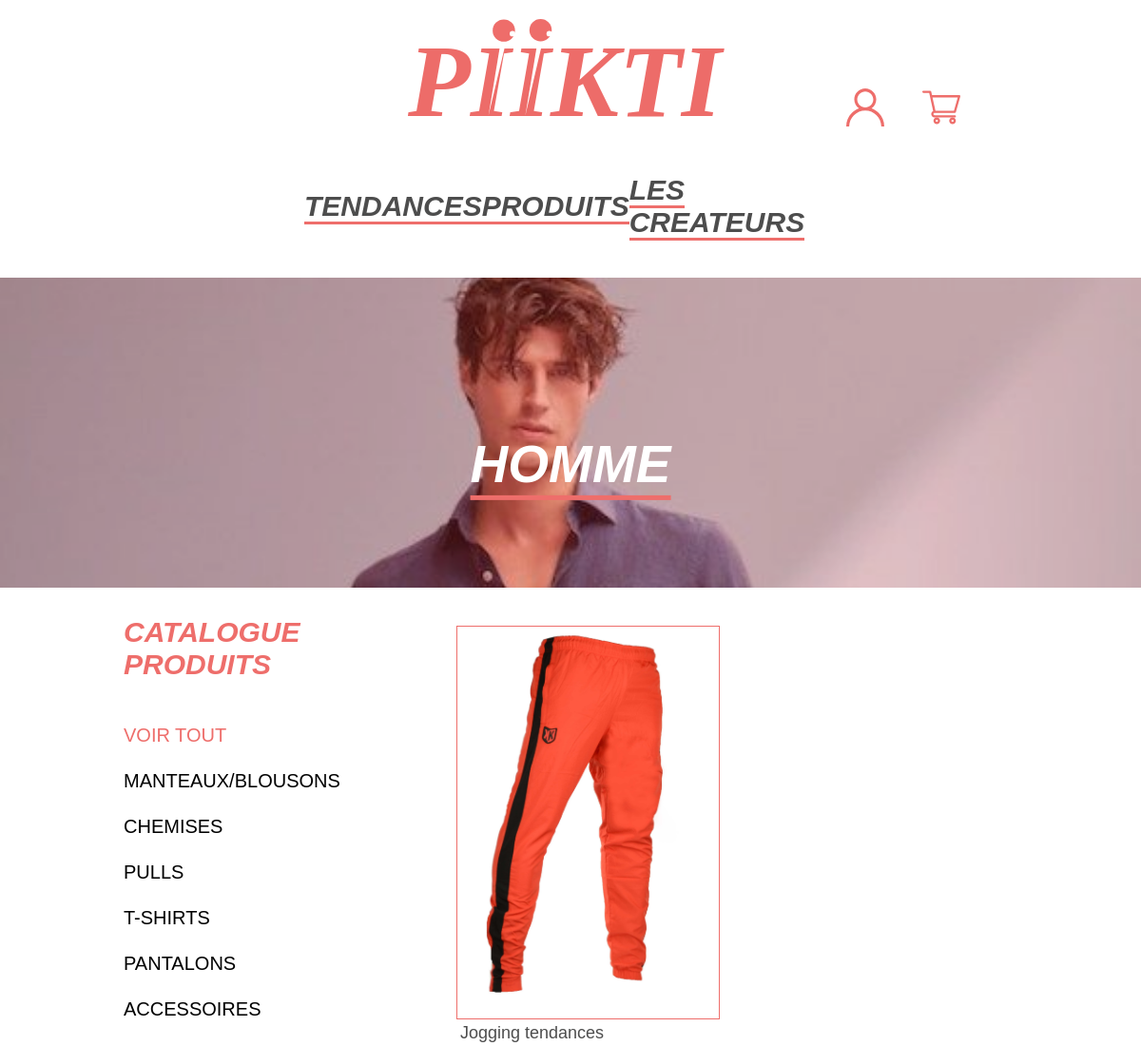
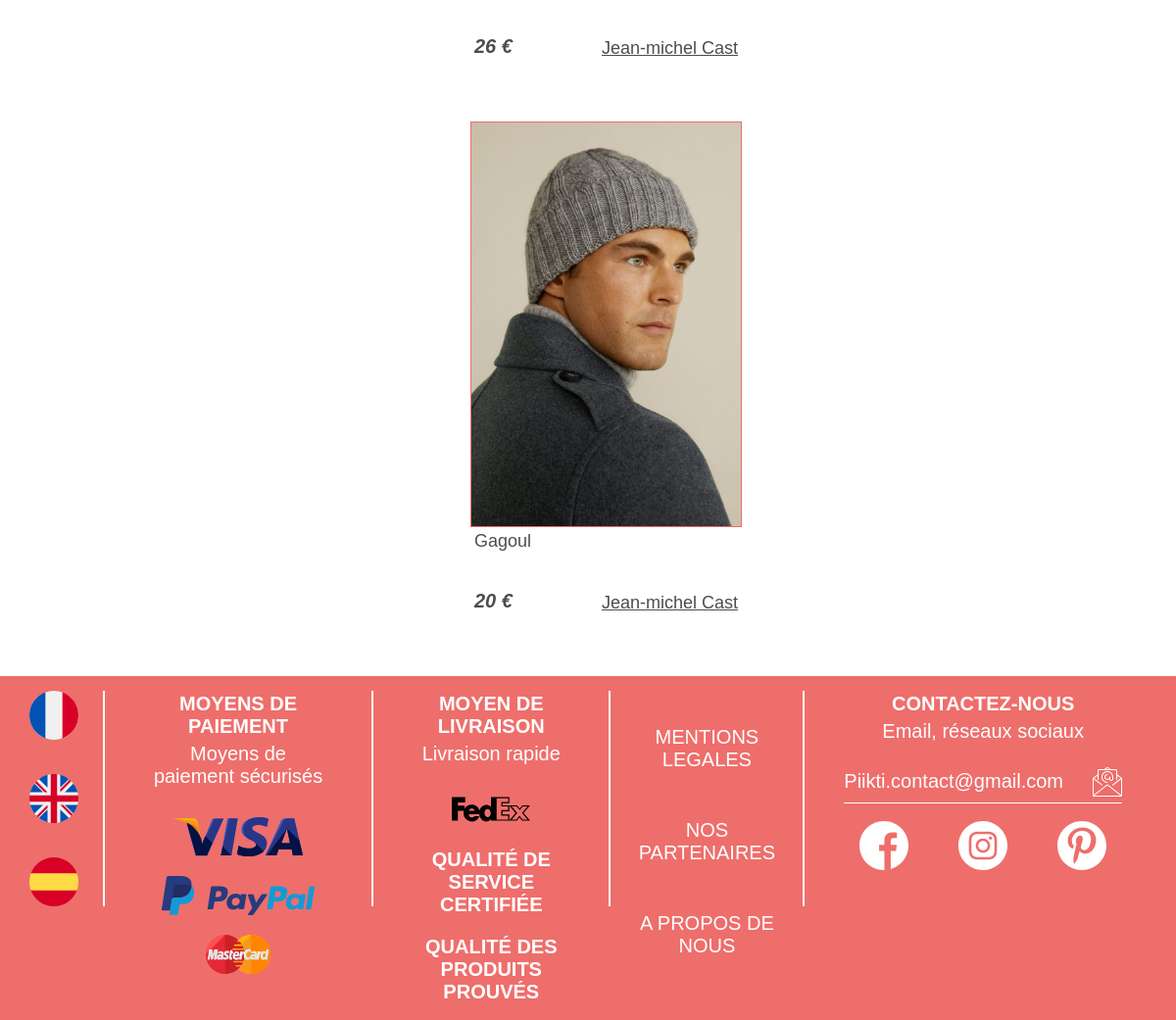
The page /page-produit.php?cat=homme on the database its author committed (2 pictures, top to bottom).
### tables this page shows
CREATE TABLE IF NOT EXISTS `piikti_users` (
  `id` int(11) NOT NULL AUTO_INCREMENT,
  `nom` varchar(255) NOT NULL,
  `prenom` varchar(255) NOT NULL,
  `dateNaissance` date NOT NULL,
  `mail` varchar(255) NOT NULL,
  `mdp` text NOT NULL,
  `date_Inscription` date NOT NULL,
  PRIMARY KEY (`id`)
);

CREATE TABLE IF NOT EXISTS `piikti_produit` (
  `id` int(11) NOT NULL AUTO_INCREMENT,
  `id_utilisateur` int(11) NOT NULL,
  `nom_produit` varchar(255) NOT NULL,
  `desc_produit` text NOT NULL,
  `prix_produit` int(11) NOT NULL,
  `sexe_produit` varchar(255) NOT NULL,
  `cat_produit` varchar(255) NOT NULL,
  `tailleS` varchar(11) DEFAULT NULL,
  `tailleM` varchar(11) DEFAULT NULL,
  `tailleL` varchar(11) DEFAULT NULL,
  `chemin_photo_produit` text DEFAULT NULL,
  PRIMARY KEY (`id`)
);

### page-produit.php (the view, shortened to what this page needs)
<?php include('header.php') ?>
<?php
if (!empty($_GET['cat'])) {
    $sexeProduit = htmlspecialchars($_GET['cat']);
    if ($sexeProduit == 'homme') {
        $sexeProduit = 'homme';
    } elseif ($sexeProduit == 'femme') {
        $sexeProduit = 'femme';
    }
}
$sql = "SELECT piikti_produit.id AS id_produit, piikti_users.id AS id_createurs, nom, prenom, nom_produit, prix_produit, chemin_photo_produit FROM piikti_users INNER JOIN piikti_produit WHERE piikti_users.id = piikti_produit.id_utilisateur AND sexe_produit = '$sexeProduit'";
$btnALL = true;
$btnManteaux = false;
$btnChemises = false;
$btnPulls = false;
$btnTshirts = false;
$btnPantalons = false;
$btnAcc = false;
$sql .= " ORDER BY piikti_produit.id DESC";
$reqS = $connection -> prepare($sql);
$reqS -> execute();
?>
<?php if ($sexeProduit == 'homme') {
    ?>
    <div class="banniereCreateurs">
        <img src="img/categorie_homme.jpg" class="image-banniere-produit">
        <div class="calque"></div>
        <h1  class="titrePageCreateurs"><?php echo strtoupper($sexeProduit); ?></h1>
    </div>
    <?php
    }
?>
<div class="containerProduit">
    <div class="sideBarProduit">
        <h1 class="titrePageProduit">CATALOGUE PRODUITS</h1>
        <form class="filtreProduit"  method="post">
            <button type="submit" name="btnAll" value="all" class="<?php if ($btnALL == true) {
    echo "cat-rouge";
} ?>">VOIR TOUT</button>
            <button type="submit" name="btnManteaux" value="manteaux_blousons" class="<?php if ($btnManteaux == true) {
    echo "cat-rouge";
} ?>">MANTEAUX/BLOUSONS</button>
            <button type="submit" name="btnChemises" value="chemises" class="<?php if ($btnChemises == true) {
    echo "cat-rouge";
} ?>">CHEMISES</button>
            <button type="submit" name="btnPulls" value="pull" class="<?php if ($btnPulls == true) {
    echo "cat-rouge";
} ?>">PULLS</button>
            <button type="submit" name="btnTshirts" value="t_shirts" class="<?php if ($btnTshirts == true) {
    echo "cat-rouge";
} ?>">T-SHIRTS</button>
            <button type="submit" name="btnPantalons" value="pantalon" class="<?php if ($btnPantalons == true) {
    echo "cat-rouge";
} ?>">PANTALONS</button>
            <button type="submit" name="btnAcc" value="accessoires" class="<?php if ($btnAcc == true) {
    echo "cat-rouge";
} ?>">ACCESSOIRES</button>
        </form>
    </div>
    <div class="wrapProduit">
        <?php
        while ($ligne = $reqS -> fetch()) {
            echo
                "<div class='blocProduit'>
                    <a href='profile-produit.php?idProduit=".$ligne -> id_produit."' class='blocPhotoProduit'>
                        <div class='blocPhotoProduitV2'>
                            <img src='".$ligne -> chemin_photo_produit."' alt='photo dun produit' class='photoProduitAffichage'>
                        </div>
                    </a>
                    <div class='inFoProduit'>
                        <div class='blocNomProduit'>
                            <p>".$ligne -> nom_produit."</p>
                        </div>
                        <div class='infotarif'>
                            <p class='prixProduit'>".$ligne -> prix_produit." €</p>
                            <a href='page-profil.php?idCrea=".$ligne -> id_createurs."' class='createursProduit'>".$ligne -> prenom." ".$ligne -> nom."</a>
                        </div>
                    </div>
                </div>";
        }
        ?>
    </div>
</div>
<?php include('footer.php') ?>

### css/style.css (style rules this page uses)
* { margin: 0; padding: 0; box-sizing: border-box; }
html { font-size: 62.5%; font-family: quatro, sans-serif; font-weight: 400; font-style: normal; color: #4D4D4D; }
a { text-decoration: none; }
body { height: 100%; position: relative; }
.calque { width: 100%; height: 100%; background-color: rgba(215, 44, 44, 0.25); position: absolute; top: 0; bottom: 0; left: 0; right: 0; z-index: 9991; }
.banniereCreateurs { width: 100%; height: 326px; margin-top: 10px; position: relative; }
.titrePageCreateurs { position: absolute; z-index: 9991; font-size: 5.5rem; font-weight: 700; font-style: italic; color: white; top: 50%; left: 50%; transform: translate(-50%, -50%); border-bottom: solid #ee6e6b 5px; }
.containerProduit { display: flex; }
.image-banniere-produit { height: 100%; width: 100%; object-fit: cover; object-position: 0 10%; }
.sideBarProduit { width: 25%; padding: 10px; margin-left: 120px; }
.titrePageProduit { font-size: 3rem; font-style: italic; font-weight: 900; color: #ee6e6b; }
.filtreProduit { display: flex; flex-direction: column; width: 100%; align-items: flex-start; }
.filtreProduit button { font-size: 2rem; font-weight: 200; margin-top: 25px; border: none; background-color: transparent; cursor: pointer; }
.cat-rouge { color: #ee6e6b; }
.wrapProduit { width: 65%; display: flex; flex-wrap: wrap; justify-content: flex-start; margin-top: 40px; }
.blocProduit { margin: 0 60px 60px 60px; width: 277px; height: 506px; }
.blocNomProduit { font-size: 1.8rem; font-weight: 200; text-overflow: ellipsis; }
.blocPhotoProduitV2 { width: 277px; height: 414px; }
.photoProduitAffichage { height: 100%; width: 100%; object-fit: cover; object-position: center; border: solid 1px #ee6e6b; }
.inFoProduit { padding: 4px; }
.infotarif { display: flex; justify-content: space-between; align-items: flex-end; margin-top: 40px; }
.prixProduit { font-size: 2rem; font-style: italic; font-weight: 900; }
.createursProduit { text-decoration: underline; font-size: 1.8rem; font-weight: 200; color: #4D4D4D; }

### rows shown on the page
piikti_users: piikti_produit.chemin_photo_produit (picture), piikti_produit.nom_produit "Jogging tendances", piikti_produit.prix_produit "26", prenom "Jean-michel", nom "Cast", piikti_produit.nom_produit "Gagoul", piikti_produit.prix_produit "20"

### other values the page prints
$sexeProduit "HOMME"
